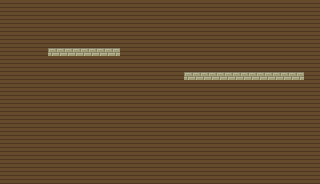

Below is a game level as drawn by its tile map, then a one-line description and the .tmx that defines it (tile-layer data replaced by summaries):
An orthogonal 40x23 tile map with 8x8 px tiles, 1 tile layer (floor).

<map version="1.0" orientation="orthogonal" renderorder="right-down" width="40" height="23" tilewidth="8" tileheight="8" nextobjectid="9">
 <tileset firstgid="1" name="kat1" tilewidth="8" tileheight="8" spacing="1" margin="1">
  <image source="Tile Resources/kat1.png" trans="ff00ff" width="55" height="126" />
 </tileset>
 <layer name="floor" width="40" height="23">
  <data>[920 cells, 920 non-empty, 2 distinct tile ids]</data>
 </layer>
</map>
